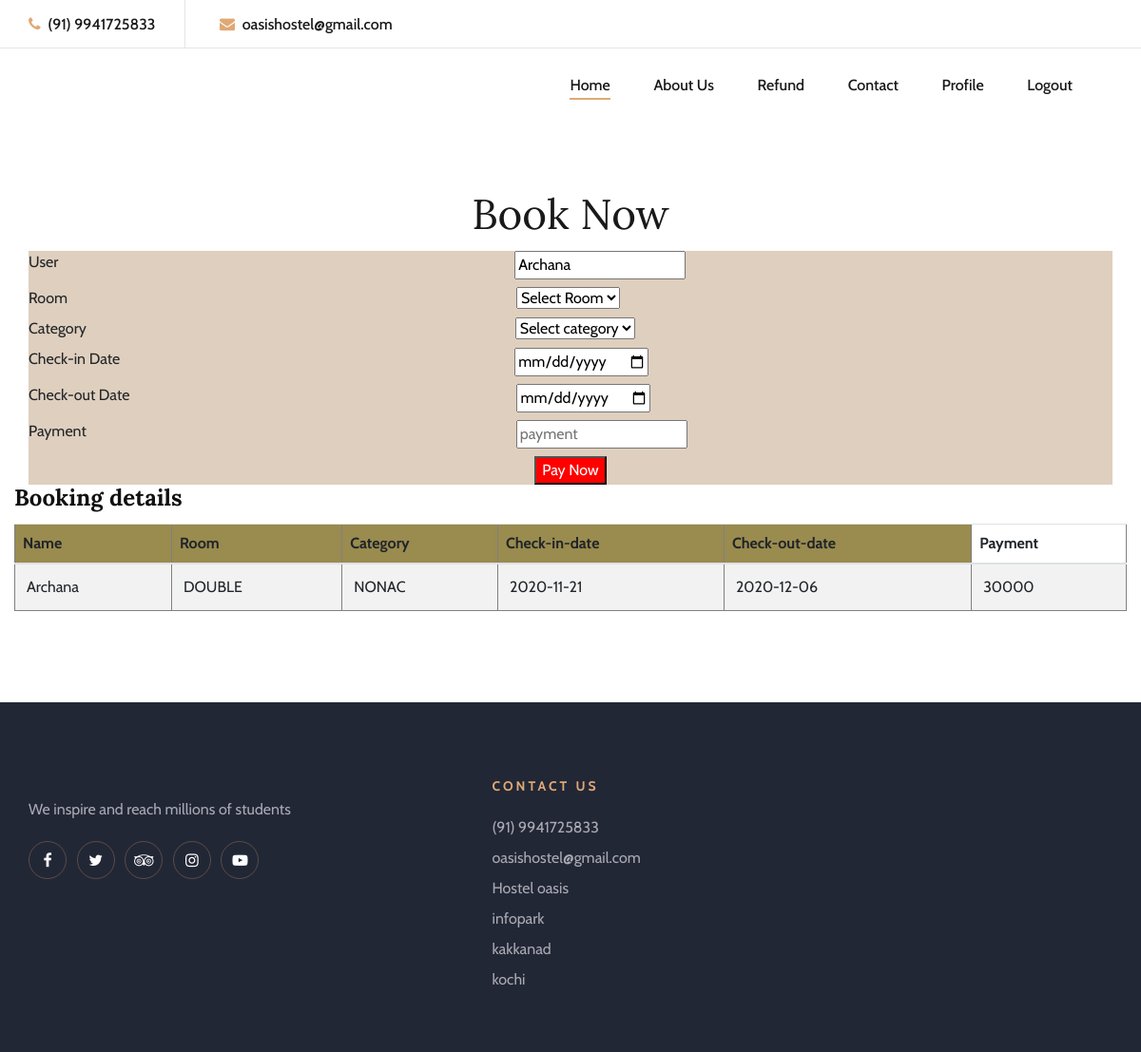
/rooms.php (signed in), run on the app's committed database.
### tables this page shows
CREATE TABLE `registration` (
  `Reg_id` int(10) NOT NULL,
  `f_name` varchar(30) NOT NULL,
  `l_name` varchar(30) NOT NULL,
  `fa_name` varchar(30) NOT NULL,
  `ma_name` varchar(30) NOT NULL,
  `dob` date NOT NULL,
  `gender` varchar(30) NOT NULL,
  `email` varchar(50) NOT NULL,
  `phone` varchar(15) NOT NULL,
  `p_phone` varchar(50) NOT NULL,
  `home` varchar(30) NOT NULL,
  `post` varchar(30) NOT NULL,
  `city` varchar(30) NOT NULL,
  `district` varchar(50) NOT NULL,
  `state` varchar(30) NOT NULL,
  `pin` varchar(25) NOT NULL,
  `high` varchar(50) NOT NULL,
  `joinc` varchar(50) NOT NULL,
  `join` varchar(50) NOT NULL,
  `visitor1` varchar(30) NOT NULL,
  `visitor2` varchar(30) NOT NULL,
  `username` varchar(30) NOT NULL,
  `password` varchar(30) NOT NULL,
  `confirmpassword` varchar(30) NOT NULL,
  `utype` int(10) NOT NULL,
  `status` int(10) NOT NULL,
  `book` int(10) NOT NULL,
  `photo` varchar(200) NOT NULL
);

CREATE TABLE `booking` (
  `book_id` int(10) NOT NULL,
  `b_id` varchar(50) NOT NULL,
  `f_name` varchar(100) NOT NULL,
  `room` varchar(50) NOT NULL,
  `category` varchar(50) NOT NULL,
  `checkin` date NOT NULL,
  `checkout` date NOT NULL,
  `payment1` varchar(100) NOT NULL,
  `status` int(10) NOT NULL
);

CREATE TABLE `rooms` (
  `room_id` int(10) NOT NULL,
  `room` varchar(50) NOT NULL,
  `cou` int(100) NOT NULL,
  `roomRent` int(11) NOT NULL,
  `status` int(10) NOT NULL
);

CREATE TABLE `category` (
  `cat_id` int(10) NOT NULL,
  `category` varchar(50) NOT NULL,
  `categoryCharge` int(11) NOT NULL,
  `c_num` varchar(5) NOT NULL,
  `status` int(10) NOT NULL
);

### rooms.php (the view, shortened to what this page needs)
<?php
    include "user/dbcontroller.php";
 $a10=$_SESSION['sess'];
    $yu="select * from registration where username='$a10'";
    $tt=mysqli_query($con,$yu);
$tt2=mysqli_fetch_array($tt);
     $f_name=$tt2['f_name'];
?>
<!DOCTYPE html>
<html lang="zxx">
<head>
    <link rel="stylesheet" href="css/bootstrap.min.css" type="text/css">
    <link rel="stylesheet" href="css/font-awesome.min.css" type="text/css">
    <link rel="stylesheet" href="css/elegant-icons.css" type="text/css">
    <link rel="stylesheet" href="css/flaticon.css" type="text/css">
    <link rel="stylesheet" href="css/owl.carousel.min.css" type="text/css">
    <link rel="stylesheet" href="css/nice-select.css" type="text/css">
    <link rel="stylesheet" href="css/jquery-ui.min.css" type="text/css">
    <link rel="stylesheet" href="css/magnific-popup.css" type="text/css">
    <link rel="stylesheet" href="css/slicknav.min.css" type="text/css">
    <link rel="stylesheet" href="css/style.css" type="text/css">
</head>
<body>
    <header class="header-section">
        <div class="top-nav">
            <div class="container">
                <div class="row">
                    <div class="col-lg-6">
                        <ul class="tn-left">
                            <li><i class="fa fa-phone"></i> (91) 9941725833</li>
                            <li><i class="fa fa-envelope"></i> oasishostel@gmail.com</li>
                        </ul>
                    </div>
                    <div class="col-lg-6">
                        <div class="tn-right">
                        </div>
                    </div>
                </div>
            </div>
        </div>
        <div class="menu-item">
            <div class="container">
                <div class="row">
                    <div class="col-lg-2">
                    </div>
                    <div class="col-lg-10">
                        <div class="nav-menu">
                            <nav class="mainmenu">
                                <ul>
                                    <li class="active"><a href="rooms.php">Home</a></li>
                                    <li><a href="aboutus1.php">About Us</a></li>
                                    <li><a href="Refund.php">Refund</a></li>
                                    <li><a href="contactus1.php">Contact</a></li>
                                    <li><a href="profile.php">Profile</a></li>
                                          <li><a href="logout.php">Logout</a></li>
                                </ul>
                            </nav>
                        </div>
                    </div>
                </div>
            </div>
        </div>
    </header>
    <div class="breadcrumb-section">
        <div class="container">
            <div class="row">
                <div class="col-lg-12">
                    <div class="breadcrumb-text">
                        <h2 class="title">Book Now</h2>
                        <form method="post" action="" style="display:block;border:2px;background-color:#DFCFBE">
                            <div class="input-group">
                                 <label for="children" class="field-label">User                 </label>
                                <label for="children" class="field prepend-icon">
                                    <input type="text" id="f_name" name="f_name" value="<?php echo $tt2['f_name']; ?>"  class="gui-input" required="" style="position:relative;left:480px;" >
                                </label>
                            </div>
                                <div class="input-group">
                                    <label class="label">Room</label>
                                    <div class="rs-select2 js-select-simple select--no-search">
                                        <select name="room" id="room" onchange="doSelect()" style="position:relative;left:472px;">
                                            <option value="">Select Room</option>
                                        </select>
                                    </div>
                            </div>
                        <div class="input-group">
                                    <label class="label">Category</label>
                                    <div class="rs-select2 js-select-simple select--no-search">
                                        <select name="category" id="category" onchange="doSelect()" style="position:relative;left:451px;">
                                            <option value="">Select category</option>
                                        </select>
                                    </div>
                            </div>
                                     <div class="input-group">
                                    <label for="checkin" class="field-label">Check-in Date</label>
                                    <label for="checkin" class="field prepend-icon">
                                        <input type="date" id="checkin" name="checkin" class="gui-input"  placeholder="mm/dd/yyyy" onchange="doCalculate()" style="position:relative;left:415px;">
                                    </label>
                            </div>
                                     <div class="input-group">
                                    <label for="checkout" class="field-label">Check-out Date</label>
                                    <label for="checkout" class="field prepend-icon">
                                        <input type="date" id="checkout" name="checkout" class="gui-input"  placeholder="mm/dd/yyyy" onchange="doCalculate()" style="position:relative;left:407px;">
                                    </label>
                                </div>
                                    <div class="input-group">
                                <label for="children" class="field-label">Payment</label>
                                <label for="children" class="field prepend-icon">
                                    <input type="text" id="payment1" name="payment1" class="gui-input" required="" placeholder="payment" style="position:relative;left:452px;">
                                </label>
                            </div>
                            <div class="section colm colm6">
                                <input type="submit" value="Pay Now" class="submit" name="submit" id="submit" style="position:relative;background-color:red;color:white;"/>
                            </div>
                        </form>
                    </div>
                </div>
                <?php
$sql="SELECT * FROM booking where f_name='$f_name'";
$result=mysqli_query($con,$sql);
?>
                    <h4 class="card-title"><b>Booking details</b></h4>
                <table class="table table-hover table-striped" border="1">
                            <thead>
                                <th style="background-color:#9A8B4F;padding:8px">Name</th>
                                <th style="background-color:#9A8B4F;padding:8px">Room</th>
                                <th style="background-color:#9A8B4F;padding:8px">Category</th>
                                <th style="background-color:#9A8B4F;padding:8px">Check-in-date</th>
                                <th style="background-color:#9A8B4F;padding:8px">Check-out-date</th>
                                <th style="background-color:#9A8B4Fv;padding:8px">Payment</th>
                            </thead>
                            <?php
                            while($row=mysqli_fetch_array($result))
                            {
                                   $a=$row['room'];
                                    $b=$row['category'];
                    $sql1="SELECT * FROM rooms where room_id='$a'";
                    $result1=mysqli_query($con,$sql1);
                    $tt3=mysqli_fetch_array($result1);
                                $sql2="SELECT * FROM category where cat_id='$b'";
                                $result2=mysqli_query($con,$sql2);
                                $tt4=mysqli_fetch_array($result2);
?>
                            <tbody>
                                <tr>
                                     <td><div class="f_name"><?php echo $row['f_name'];?></div></td>
                                              <td><div class="room"><?php echo $tt3['room'];?></div></td>
                                    <td><div class="category"><?php echo $tt4['category'];?></div></td>
                                    <td><div class="checkin"><?php echo $row['checkin'];?></div></td>
                                    <td><div class="checkout"><?php echo $row['checkout'];?></div></td>
                                    <td><div class="payment1"><?php echo $row['payment1'];?></div></td>
                                </tr>
                              </tbody>
                      <?php }  ?>
                            </table>
            </div>
        </div>
    </div>
    <footer class="footer-section">
        <div class="container">
            <div class="footer-text">
                <div class="row">
                    <div class="col-lg-4">
                        <div class="ft-about">
                            <p>We inspire and reach millions of students<br /> </p>
                            <div class="fa-social">
                                <a href="#"><i class="fa fa-facebook"></i></a>
                                <a href="#"><i class="fa fa-twitter"></i></a>
                                <a href="#"><i class="fa fa-tripadvisor"></i></a>
                                <a href="#"><i class="fa fa-instagram"></i></a>
                                <a href="#"><i class="fa fa-youtube-play"></i></a>
                            </div>
                        </div>
                    </div>
                    <div class="col-lg-3 offset-lg-1">
                        <div class="ft-contact">
                            <h6>Contact Us</h6>
                            <ul>
                               <li>(91) 9941725833</li>
                                <li>oasishostel@gmail.com</li>
                                <li>Hostel oasis</li>
                                  <li>infopark</li>
                                  <li>kakkanad</li>
                                  <li>kochi</li>
                            </ul>
                        </div>
                    </div>
                    <div class="col-lg-3 offset-lg-1">
                    </div>
                </div>
            </div>
        </div>
    </footer>
</body>
</html>

### css/style.css (style rules this page uses)
html, body { height: 100%; font-family: "Cabin", sans-serif; -webkit-font-smoothing: antialiased; font-smoothing: antialiased; }
h1, h2, h3, h4, h5, h6 { margin: 0; color: #111111; font-weight: 400; font-family: "Lora", serif; }
h2 { font-size: 36px; }
h4 { font-size: 24px; }
h6 { font-size: 16px; }
p { font-size: 16px; font-family: "Cabin", sans-serif; color: #6b6b6b; font-weight: 400; line-height: 26px; margin: 0 0 15px 0; }
ul, ol { padding: 0; margin: 0; }
.top-nav { border-bottom: 1px solid #e5e5e5; }
.top-nav .tn-left li { list-style: none; display: inline-block; font-size: 16px; color: #19191a; font-weight: 500; padding: 14px 0 12px; margin-right: 64px; position: relative; }
.top-nav .tn-left li:after { position: absolute; right: -32px; top: 0; width: 1px; height: 100%; background: #e5e5e5; content: ""; }
.top-nav .tn-left li:last-child { margin-right: 0; }
.top-nav .tn-left li:last-child:after { display: none; }
.top-nav .tn-left li i { color: #dfa974; margin-right: 4px; }
.top-nav .tn-right { text-align: right; }
.menu-item { position: relative; z-index: 9; }
.menu-item .nav-menu { text-align: right; }
.menu-item .nav-menu .mainmenu { display: inline-block; }
.menu-item .nav-menu .mainmenu li { list-style: none; display: inline-block; position: relative; z-index: 1; }
.menu-item .nav-menu .mainmenu li.active a:after { opacity: 1; }
.menu-item .nav-menu .mainmenu li a { font-size: 16px; color: #19191a; margin-right: 42px; font-weight: 500; display: inline-block; padding: 27px 0; position: relative; -webkit-transition: all 0.3s; -o-transition: all 0.3s; transition: all 0.3s; }
.menu-item .nav-menu .mainmenu li a:after { position: absolute; left: 0; top: 52px; width: 100%; height: 2px; background: #dfa974; content: ""; opacity: 0; -webkit-transition: all 0.3s; -o-transition: all 0.3s; transition: all 0.3s; }
.footer-section { background: #222736; }
.footer-section .footer-text { padding: 80px 0 30px; }
.footer-section .footer-text .ft-about { margin-bottom: 30px; }
.footer-section .footer-text .ft-about p { color: #aaaab3; margin-bottom: 20px; }
.footer-section .footer-text .ft-about .fa-social a { display: inline-block; height: 40px; width: 40px; font-size: 16px; line-height: 40px; text-align: center; color: #ffffff; border: 1px solid #5A4D48; border-radius: 50%; -webkit-transition: all 0.3s; -o-transition: all 0.3s; transition: all 0.3s; margin-right: 7px; }
.footer-section .footer-text .ft-contact { margin-bottom: 30px; }
.footer-section .footer-text .ft-contact h6 { font-size: 14px; color: #dfa974; text-transform: uppercase; font-weight: 700; letter-spacing: 3px; font-family: "Cabin", sans-serif; margin-bottom: 20px; }
.footer-section .footer-text .ft-contact ul li { font-size: 16px; color: #aaaab3; line-height: 32px; list-style: none; }
.breadcrumb-section { padding-top: 70px; padding-bottom: 80px; }
.breadcrumb-text { text-align: center; }
.breadcrumb-text h2 { font-size: 44px; color: #19191a; margin-bottom: 12px; }
@media only screen and (min-width: 1200px) { .container { max-width: 1170px; } }

### data on the page
registration: f_name "Archana"
booking: f_name "Archana", rooms.room "DOUBLE", category.category "NONAC", checkin "2020-11-21", checkout "2020-12-06", payment1 "30000"
